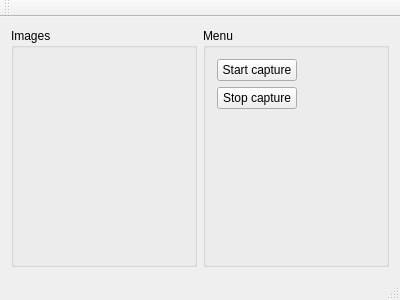
<?xml version="1.0" encoding="UTF-8"?>
<ui version="4.0">
 <class>MainWindow</class>
 <widget class="QMainWindow" name="MainWindow">
  <property name="geometry">
   <rect>
    <x>0</x>
    <y>0</y>
    <width>400</width>
    <height>300</height>
   </rect>
  </property>
  <property name="windowTitle">
   <string>MainWindow</string>
  </property>
  <widget class="QWidget" name="centralWidget">
   <layout class="QHBoxLayout" name="horizontalLayout">
    <item>
     <widget class="QGroupBox" name="groupBox">
      <property name="title">
       <string>Images</string>
      </property>
      <layout class="QHBoxLayout" name="horizontalLayout_3">
       <item>
        <layout class="QVBoxLayout" name="verticalLayout"/>
       </item>
      </layout>
     </widget>
    </item>
    <item>
     <widget class="QGroupBox" name="groupBox_2">
      <property name="title">
       <string>Menu</string>
      </property>
      <layout class="QHBoxLayout" name="horizontalLayout_2">
       <item>
        <layout class="QFormLayout" name="formLayout">
         <item row="0" column="0">
          <widget class="QPushButton" name="pushButton">
           <property name="text">
            <string>Start capture</string>
           </property>
          </widget>
         </item>
         <item row="1" column="0">
          <widget class="QPushButton" name="pushButton_2">
           <property name="text">
            <string>Stop capture</string>
           </property>
          </widget>
         </item>
        </layout>
       </item>
      </layout>
     </widget>
    </item>
   </layout>
  </widget>
  <widget class="QMenuBar" name="menuBar">
   <property name="geometry">
    <rect>
     <x>0</x>
     <y>0</y>
     <width>400</width>
     <height>24</height>
    </rect>
   </property>
  </widget>
  <widget class="QToolBar" name="mainToolBar">
   <attribute name="toolBarArea">
    <enum>TopToolBarArea</enum>
   </attribute>
   <attribute name="toolBarBreak">
    <bool>false</bool>
   </attribute>
  </widget>
  <widget class="QStatusBar" name="statusBar"/>
 </widget>
 <layoutdefault spacing="6" margin="11"/>
 <resources/>
 <connections/>
</ui>
